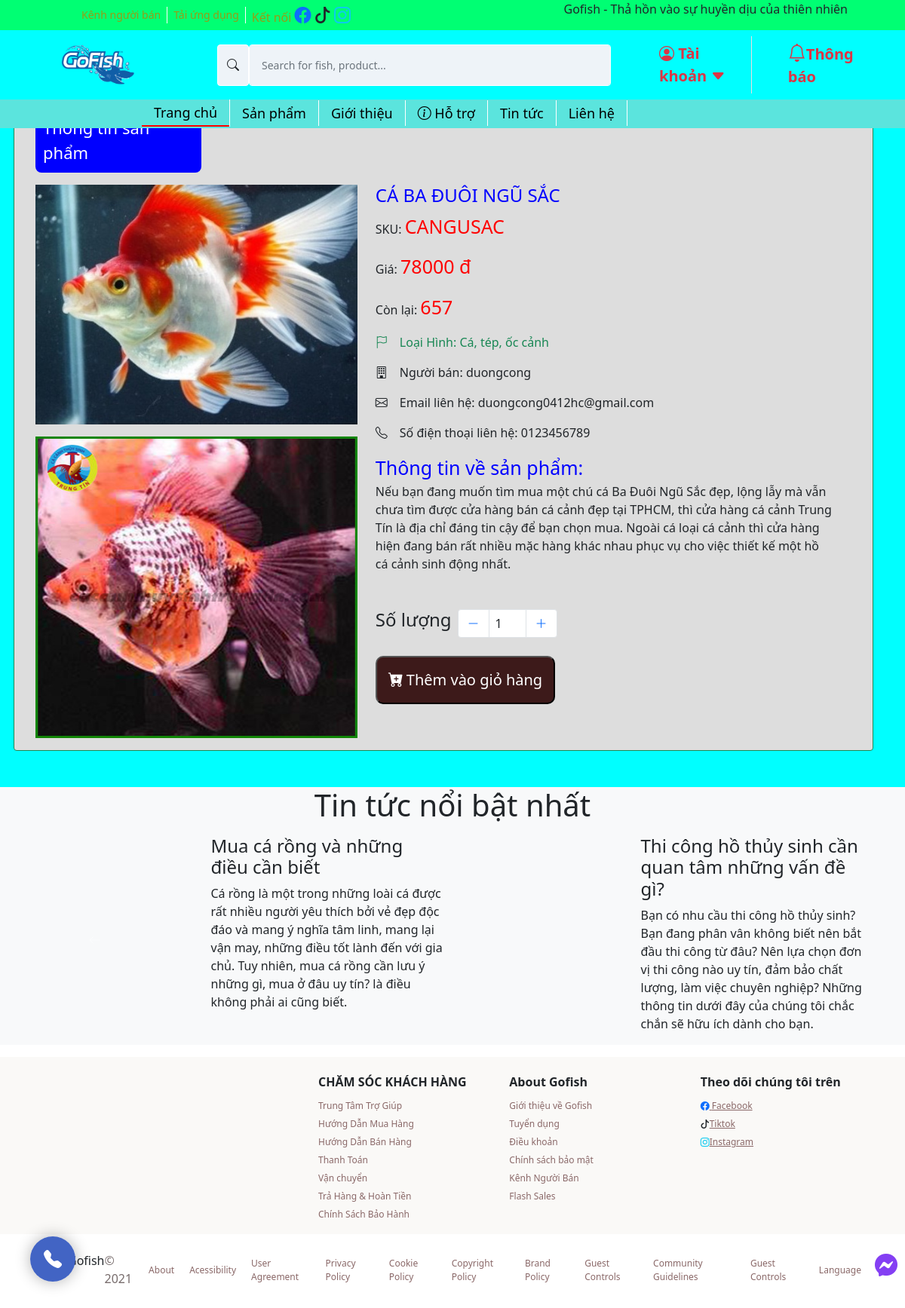
/detailView.php?id=88, run on the app's committed database.
### tables this page shows
CREATE TABLE `products` (
  `productID` int(11) NOT NULL,
  `productSKU` char(50) NOT NULL,
  `productName` varchar(1000) NOT NULL,
  `category` varchar(300) NOT NULL,
  `detail` varchar(5000) NOT NULL,
  `price` int(11) NOT NULL,
  `stock` int(11) NOT NULL,
  `sold` int(11) NOT NULL,
  `status` int(11) NOT NULL,
  `image` varchar(1000) NOT NULL,
  `userID` int(11) NOT NULL
);

CREATE TABLE `users` (
  `id` int(11) NOT NULL,
  `fullname` varchar(250) NOT NULL,
  `username` varchar(30) NOT NULL,
  `email` varchar(100) NOT NULL,
  `phone` varchar(11) NOT NULL,
  `address` varchar(250) NOT NULL,
  `password` varchar(250) NOT NULL,
  `status` int(11) NOT NULL DEFAULT 0,
  `email_verification_link` varchar(255) NOT NULL,
  `email_verified_at` timestamp NULL DEFAULT NULL
);

### detailView.php (the view, shortened to what this page needs)
<?php
require './config/constants.php';
require './header.php';
?>
<?php
if (isset($_GET['id'])) {
  $iditem = $_GET['id'];
  $sql = "SELECT users.id,users.username,users.email,users.phone,users.address,products.productName,products.productSKU,products.category,products.price,products.detail,products.stock,products.image
        FROM products,users where products.userid = users.id and products.productID  = '$iditem' and products.status = '1'";
  $res = mysqli_query($conn, $sql);
  $count = mysqli_num_rows($res);
  if ($count == 1) {
    $row = mysqli_fetch_assoc($res);
    $tenSanPham = $row['productName'];
    $sku = $row['productSKU'];
    $theLoai = $row['category'];
    $price = $row['price'];
    $chiTiet = $row['detail'];
    $conLai = $row['stock'];
    $hinhAnh = $row['image'];
    $hinhAnhString = explode(',', $hinhAnh);
    $hinhAnh1 = $hinhAnhString[0];
    $hinhAnh2 = $hinhAnhString[1];
    $userName = $row['username'];
    $userEmail = $row['email'];
    $userPhone = $row['phone'];
    $userID = $row['id'];
  } else {
    header('location:' . SITEURL);
  }
} else {
  header('location:' . SITEURL);
}
?>
<main style="background-color: aqua;">
  <section class="posts_slider container-fluid" style="padding: 0;">
    <div id="carouselExampleControls" class="carousel slide" data-bs-ride="carousel">
      <div class="carousel-inner">
        <div class="carousel-item active">
          <div class="row">
            <div class="col-md-12">
            </div>
          </div>
        </div>
      </div>
      <button class="carousel-control-prev" type="button" data-bs-target="#carouselExampleControls" data-bs-slide="prev">
      </button>
      <button class="carousel-control-next" type="button" data-bs-target="#carouselExampleControls" data-bs-slide="next">
      </button>
    </div>
  </section>
  <div class="simple-banner mt-2">
  </div>
  <section class="Item-info">
    <div class="container">
      <div class="row" style='padding-top: 70px'>
        <div class="row border p-3 border-success rounded info-item" style="background-color: #ddd">
          <div style='font-size:22px;font-weight:500;padding:10px;background-color:blue;color:#fff;border-radius:8px;width:220px;margin-left:12px'>
            Thông tin sản phẩm
          </div>
          <div class="row">
            <div class="item-menu-img col-md-5">
              <?php
              if ($hinhAnh == "") {
                echo "<div class='error'>Image not Available.</div>";
              } else {
              ?>
                <img src="<?php echo SITEURL; ?>assets/img/products/<?php echo $hinhAnh1; ?>" alt="Item-img" style="max-height: 400px;width:100%" class="img-fluid mt-3">
                <img src="<?php echo SITEURL; ?>assets/img/products/<?php echo $hinhAnh2; ?>" alt="Item-img" style="max-height: 400px;width:100%" class="img-fluid mt-3">
              <?php
              }
              ?>
            </div>
            <div class="order col-md-7 mt-3">
              <div class="item-menu-desc">
                <h4 style='color:blue'>
                  <?php echo $tenSanPham; ?>
                </h4>
                <p>SKU: <span style='color:red;font-weight:500;font-size:25px'>
                    <?php echo $sku; ?>
                  </span>
                </p>
                <p>Giá: <span style='color:red;font-weight:500;font-size:25px' id='price'>
                    <?php echo $price; ?> đ
                  </span>
                </p>
                <p>Còn lại: <span style='color:red;font-weight:500;font-size:25px'>
                    <?php echo $conLai; ?>
                  </span>
                </p>
                <p class="text-success"><i class="bi bi-flag me-3"></i>Loại Hình:
                  <?php echo $theLoai ?>
                </p>
                <p><i class="bi bi-building me-3"></i>Người bán:
                  <?php echo $userName ?>
                </p>
                <p><i class="bi bi-envelope me-3"></i>Email liên hệ:
                  <?php echo $userEmail ?>
                </p>
                <p><i class="bi bi-telephone me-3"></i>Số điện thoại liên hệ:
                  <?php echo $userPhone ?>
                </p>
                <p>
                  <span style='color:blue;font-weight:500;font-size:25px'>
                    Thông tin về sản phẩm: <br>
                  </span>
                  <?php echo $chiTiet; ?>
                </p>
                <div class="item-num d-flex mt-5 mb-2">
                  <h4 class="me-2">Số lượng</h4>
                  <ul class="pagination justify-content-end">
                    <li class="page-item page-item-btn-decrease">
                      <a class="page-link bi bi-dash-lg" id="btn-decrease" type="button"></a>
                    </li>
                    <li class="page-item">
                      <input type="text" id="input-quantity-detail" class="page-link px-2 text-dark" autocomplete="off" value="1" style="width: 50px;" data-prod_stock="<?php echo $conLai ?>">
                    </li>
                    <li class="page-item">
                      <a class="page-link bi-plus-lg" id="btn-increase" type="button"></a>
                    </li>
                  </ul>
                </div>
              </div>
              <div>
                <?php
                if ($userID == $_SESSION['id']) {
                ?>
                  <p class="sold-out-detail">Sản phẩm của bạn</p>
                <?php
                }
                else if ($conLai == 0) {
                ?>
                  <p class="sold-out-detail">Hết hàng</p>
                <?php
                } else {
                ?>
                  <button type="button" class="bi bi-cart-plus-fill btn-add-to-cart-detail" data-product_id="<?php echo $iditem ?>"><span class="ms-1">Thêm vào giỏ hàng</span>
                  </button>
                <?php
                }
                ?>
              </div>
            </div>
          </div>
        </div>
      </div>
    </div>
  </section>
  <div class="notice bg-light">
    <div class="title-notice mt-5">
      <h1>Tin tức nổi bật nhất</h1>
    </div>
    <section class="posts_slider container mt-3">
      <div id="carouselExampleControls" class="carousel slide" data-bs-ride="carousel">
        <div class="carousel-inner">
          <div class="carousel-item active">
            <div class="row">
              <div class="col-md-6">
                <div class="row">
                  <div class="col-md-5">
                  </div>
                  <div class="col-md-7">
                    <h4>Mua cá rồng và những điều cần biết</h4>
                    <p>Cá rồng là một trong những loài cá được rất nhiều người yêu thích bởi vẻ đẹp độc đáo và mang ý
                      nghĩa tâm linh, mang lại vận may, những điều tốt lành đến với gia chủ. Tuy nhiên, mua cá rồng
                      cần
                      lưu ý những gì, mua ở đâu uy tín? là điều không phải ai cũng biết.</p>
                  </div>
                </div>
              </div>
              <div class="col-md-6">
                <div class="row">
                  <div class="col-md-5">
                  </div>
                  <div class="col-md-7">
                    <h4>Thi công hồ thủy sinh cần quan tâm những vấn đề gì?</h4>
                    <P>Bạn có nhu cầu thi công hồ thủy sinh? Bạn đang phân vân không biết nên bắt đầu thi công từ đâu?
                      Nên lựa chọn đơn vị thi công nào uy tín, đảm bảo chất lượng, làm việc chuyên nghiệp? Những thông
                      tin dưới đây của chúng tôi chắc chắn sẽ hữu ích dành cho bạn.</P>
                  </div>
                </div>
              </div>
            </div>
          </div>
        </div>
        <button class="carousel-control-prev" type="button" data-bs-target="#carouselExampleControls" data-bs-slide="prev">
          <i class="bi bi-arrow-left"></i>
        </button>
        <button class="carousel-control-next" type="button" data-bs-target="#carouselExampleControls" data-bs-slide="next">
          <i class="bi bi-arrow-right"></i>
        </button>
      </div>
    </section>
  </div>
</main>
<footer style="background-color: #faf9f7;" class="mt-3">
  <div class="container pt-3">
    <div class="row">
      <div class="col-md-4">
        <div class=" logo-footer">
        </div>
      </div>
      <div class="col-md mt-2">
        <h1 class="text-footer">CHĂM SÓC KHÁCH HÀNG</h1>
        <ul class="list-unstyled">
          <li><a href="" class="text-decoration-none">Trung Tâm Trợ Giúp</a></li>
          <li><a href="" class="text-decoration-none">Hướng Dẫn Mua Hàng</a></li>
          <li><a href="" class="text-decoration-none">Hướng Dẫn Bán Hàng</a></li>
          <li><a href="" class="text-decoration-none">Thanh Toán</a></li>
          <li><a href="" class="text-decoration-none">Vận chuyển</a></li>
          <li><a href="" class="text-decoration-none">Trả Hàng & Hoàn Tiền</a></li>
          <li><a href="" class="text-decoration-none">Chính Sách Bảo Hành</a></li>
        </ul>
      </div>
      <div class="col-md mt-2">
        <h1 class="text-footer">About Gofish</h1>
        <ul class="list-unstyled">
          <li><a href="" class="text-decoration-none">Giới thiệu về Gofish</a></li>
          <li><a href="" class="text-decoration-none">Tuyển dụng</a></li>
          <li><a href="" class="text-decoration-none">Điều khoản</a></li>
          <li><a href="" class="text-decoration-none">Chính sách bảo mật</a></li>
          <li><a href="" class="text-decoration-none">Kênh Người Bán</a></li>
          <li><a href="" class="text-decoration-none">Flash Sales</a></li>
        </ul>
      </div>
      <div class="col-md mt-2">
        <h1 class="text-footer">Theo dõi chúng tôi trên</h1>
        <ul class="list-unstyled">
          <li><a href=""><i class="bi bi-facebook text-primary"></i> Facebook</a></li>
          <li><a href=""><i class="bi bi-tiktok text-dark"></i>Tiktok</a></li>
          <li><a href=""><i class="bi bi-instagram text-info"></i>Instagram</a></li>
        </ul>
      </div>
    </div>
  </div>
</footer>
<div class="mt-2" style="text-align: center;">
  <div class="col-md ms-5 me-5">
    <ul class="list-footer">
      <li>
        <p style="margin-top: 15px; display: inline-flex;">Gofish
          <span style="color: rgb(119, 108, 108) ;" class="footer-text">© 2021 </span>
        </p>
      </li>
      <li><a href="" class="text-decoration-none link-dark">About</a></li>
      <li><a href="" class="text-decoration-none link-dark">Acessibility</a></li>
      <li><a href="" class="text-decoration-none link-dark">User Agreement</a></li>
      <li><a href="" class="text-decoration-none link-dark">Privacy Policy</a></li>
      <li><a href="" class="text-decoration-none link-dark">Cookie Policy</a></li>
      <li><a href="" class="text-decoration-none link-dark">Copyright Policy</a></li>
      <li><a href="" class="text-decoration-none link-dark">Brand Policy</a></li>
      <li><a href="" class="text-decoration-none link-dark">Guest Controls</a></li>
      <li><a href="" class="text-decoration-none link-dark">Community Guidelines</a></li>
      <li><a href="" class="text-decoration-none link-dark">Guest Controls</a></li>
      <li><a href="" class="text-decoration-none link-dark">Language</a></li>
    </ul>
  </div>
</div>
<div id="hotline">
  <a href="tel:0366035523" id="yBtn">
    <i class="bi bi-telephone-fill"></i>
  </a>
</div>
<div id="messenger" style="width:20px">
  <i class="bi bi-messenger"></i>
</div>
</body>
</html>

### assets/css/index.css (style rules this page uses)
.posts_slider { z-index: -1; }
.simple-banner { text-align: center; align-items: center; justify-content: center; }
.title-notice { text-align: center; }
.logo-footer { font-size: 20px; font-weight: 500; color: blue; text-align: center; }
.text-footer { font-size: 16px; font-weight: 600; }
.list-unstyled a { display: inline; font-size: 12px; text-align: left; color: #8a6868; }
.list-footer { align-items: center; display: flex; justify-content: center; }
.list-footer li { display: flex; margin: 0 10px; text-align: left; }
.list-footer a { display: inline; font-size: 12px; text-align: left; color: #8a6868; }
#hotline { position: fixed; bottom: 40px; left: 40px; z-index: 999999999; display: flex; align-items: center; width: 60px; border-radius: 50%; box-shadow: 0px 0px 20px rgba(0, 0, 0, 0.3); }
#hotline > a { display: inline-block; text-align: center; background: #4264c4; color: #ffffff; width: 60px; font-size: 24px; line-height: 60px; border-radius: 50%; box-shadow: 0 0 0 0 rgba(15, 117, 188, 0.3); -webkit-animation: pulse 1.5s infinite; animation: pulse 1.5s infinite; transition: all .3s; }
#messenger { border-radius: 40px; font-size: 30px; font-weight: bolder; color: rgb(102, 16, 240); text-align: center; display: flex; align-items: center; justify-content: center; position: fixed; bottom: 40px; right: 15px; cursor: pointer; opacity: 0.8; }
.btn-add-to-cart-detail { background: #3d1a1a; color: white; font-size: 20px; padding: 15px 15px; border-radius: 10px; max-width: fit-content; }

### data on the page
products: productName "CÁ BA ĐUÔI NGŨ SẮC", productSKU "CANGUSAC", price "78000", stock "657", category "Cá, tép, ốc cảnh", userID.username "duongcong", userID.email "duongcong0412hc@gmail.com", userID.phone "0123456789", detail "Nếu bạn đang muốn tìm mua một chú cá Ba Đuôi Ngũ Sắc đẹp, lộng lẫy mà vẫn chưa tìm được cửa hàng bán cá cảnh đẹp tại TPHCM, thì cửa hàng cá cảnh Trung Tín là địa chỉ đáng tin cậy để bạn chọn mua. Ngoài cá loại cá cảnh thì cửa hàng hiện đang bán rất nhiều mặc hàng khác nhau phục vụ cho việc thiết kế một hồ cá cảnh sinh động nhất."
